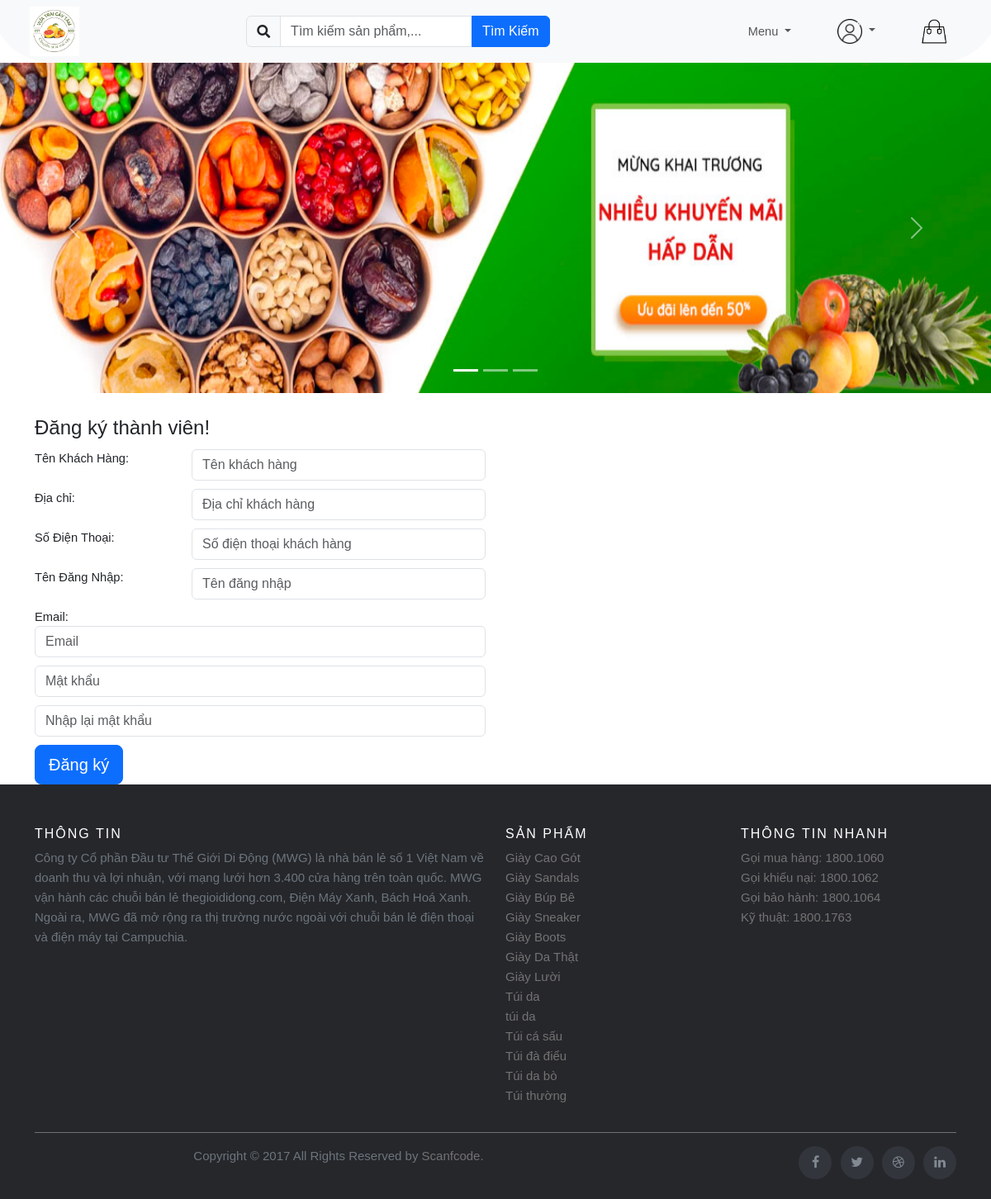
Screenshot of /index.php?action=dangky with the database file from the repository.
### tables this page shows
CREATE TABLE `loai` (
  `maloai` int(11) NOT NULL,
  `tenloai` varchar(50) NOT NULL,
  `idmenu` int(11) NOT NULL
);

### Model/connect.php (called while the page is built, shortened)
<?php
    class connect{
        var $db = null;
        function __construct() {
            $dsn = 'mysql:host=localhost;dbname=traicay';
            $user= 'root';
            $pass= '';
            try {
                $this->db = new PDO($dsn, $user, $pass,array(PDO::MYSQL_ATTR_INIT_COMMAND=>'SET NAMES utf8'));
            } catch (\Throwable $th) {
                echo "Kết nối không thành công";
                echo $th;
            }
    }
    function getList($select) {
        $result = $this->db->query($select);
        return $result;
    }
}
?>

### Model/hanghoa.php (called while the page is built, shortened)
<?php
class hanghoa
{
    function getMenu()
    {
        $db = new connect();
        $select = "SELECT maloai, tenloai FROM loai";
        $result = $db->getList($select);
        return $result;
    }
}

### View/headder.php (the view, shortened to what this page needs)
<header class="row no-gutters sticky-top">
    <nav class=" navbar navbar-expand-lg navbar-light bg-light d-flex flex-row justify-content-center ">
        <div class="collapse navbar-collapse" id="navbarSupportedContent">
            <div class="ms-lg-5 mt-3 mt-lg-0 text-center">
                <a href="./index.php">
                    <img src="./Content/imagetourdien/logo.jpg" width="60px" height="60px" alt="">
                </a>
            </div>
            <div class="d-flex flex-row mx-auto px-auto justify-content-evenly">
                <form class="d-flex" action="index.php?action=sanpham&act=timkiem" method="post">
                    <div class="input-group">
                        <span class="input-group-text"><i class="fas fa-search"></i></span>
                        <input type="text" class="form-control my-0" placeholder="Tìm kiếm sản phẩm,..." name="txtsearch">
                        <button type="submit" class="btn btn-primary">Tìm Kiếm</button>
                    </div>
                </form>
            </div>
            <div class="d-flex flex-row align-items-center me-5 text-center justify-content-evenly">
                <ul class="navbar-nav align-items-center flex-row ">
                    <li class="nav-item dropdown">
                        <a class="nav-link dropdown-toggle" href="#" role="button" data-bs-toggle="dropdown" aria-expanded="false">
                            Menu
                        </a>
                    </li>
                    <li class="nav-item dropdown">
                        <a class="nav-link dropdown-toggle" href="#" role="button" data-bs-toggle="dropdown" aria-expanded="false">
                            <img src="Content/imagetourdien/user.png" width="30px" height="30px" alt="">
                        </a>
                    </li>
                    <li class="nav-item"><a href="/index.php?action=giohang" class="nav-link"><img src="Content/imagetourdien/cartx2.png" width="30px" height="30px" alt=""></a></li>
                </ul>
            </div>
        </div>
    </nav>
</header>
<div id="carouselExampleIndicators" class="carousel slide" data-bs-ride="carousel">
    <div class="carousel-indicators">
        <button type="button" data-bs-target="#carouselExampleIndicators" data-bs-slide-to="0" class="active" aria-current="true" aria-label="Slide 1"></button>
        <button type="button" data-bs-target="#carouselExampleIndicators" data-bs-slide-to="1" aria-label="Slide 2"></button>
        <button type="button" data-bs-target="#carouselExampleIndicators" data-bs-slide-to="2" aria-label="Slide 3"></button>
    </div>
    <div class="carousel-inner">
        <div class="carousel-item active" data-bs-interval="4000">
            <img src="Content/imagetourdien/banner1.jpg" class="d-block w-100" style="height: 400px;" alt="Slide 1">
        </div>
    </div>
    <button class="carousel-control-prev" type="button" data-bs-target="#carouselExampleIndicators" data-bs-slide="prev">
        <span class="carousel-control-prev-icon" aria-hidden="true"></span>
    </button>
    <button class="carousel-control-next" type="button" data-bs-target="#carouselExampleIndicators" data-bs-slide="next">
        <span class="carousel-control-next-icon" aria-hidden="true"></span>
    </button>
</div>

### index.php (shortened to what this page needs)
<!DOCTYPE html>
<html lang="en">
<head><head>
  <link rel="stylesheet" href="node_modules/bootstrap/dist/css/bootstrap.min.css">
  <link rel="stylesheet" href="https://maxcdn.bootstrapcdn.com/bootstrap/5.3.2/css/bootstrap.min.css">
  <link rel="stylesheet" href="https://use.fontawesome.com/releases/v5.7.0/css/all.css">
  <link rel="stylesheet" href="https://cdnjs.cloudflare.com/ajax/libs/font-awesome/4.7.0/css/font-awesome.min.css">
  <link href="//maxcdn.bootstrapcdn.com/bootstrap/5.3.2/css/bootstrap.min.css" rel="stylesheet">
  <link rel="stylesheet" type="text/css" href="Content/CSS/Tour.css" />
</head>
<body>
  <?php
  include_once "View/headder.php"
  ?>
  <div class="container">
    <div class="row">
      <?php
      $ctrl = "home";
      if (isset($_GET["action"])) {
        $ctrl = $_GET["action"];
      }
      include_once "Controller/$ctrl.php";
      ?>
    </div>
  </div>
  <?php
  include_once "View/footer.php"
  ?>
</body>
</html>

### Controller/dangky.php (shortened to what this page needs)
<?php
$act = "dangky";
switch ($act) {
    case 'dangky':
        include_once "./View/registration.php";
        break;
}

### View/registration.php
<div class="container">
 <div class="row mt-4">
  <div class="col-xs-12 col-sm-12 col-md-6 well well-sm col-md-offset-4">
   <legend><a href="http://hocwebgiare.com/"><i class="glyphicon glyphicon-globe"></i></a> Đăng ký thành viên!
   </legend>
   <form action="/index.php?action=dangky&act=dangky_action" method="post" class="form" role="form">
    <div class="row">
     <div class="col-xs-4 col-md-4"> <label for="email">Tên Khách Hàng:</label>
     </div>
     <div class="col-xs-8 col-md-8"><input class="form-control" name="txttenkh" placeholder="Tên khách hàng" required="" autofocus="" type="text"> </div>
     <div class="col-xs-4 col-md-4"> <label for="email">Địa chỉ:</label>
     </div>
     <div class="col-xs-8 col-md-8"><input class="form-control" name="txtdiachi" placeholder="Địa chỉ khách hàng" required="" autofocus="" type="text"> </div>
     <div class="col-xs-4 col-md-4"> <label for="email">Số Điện Thoại:</label>
     </div>
     <div class="col-xs-8 col-md-8"><input class="form-control" name="txtsodt" placeholder="Số điện thoại khách hàng" required="" autofocus="" type="text"> </div>
     <div class="col-xs-4 col-md-4"><label for="email">Tên Đăng Nhập:</label>
     </div>
     <div class="col-xs-8 col-md-8"><input class="form-control" name="txtusername" placeholder="Tên đăng nhập" required="" type="text">
     </div>
    </div><label for="email">Email:</label> <input class="form-control" name="txtemail" placeholder="Email" type="email">
     <input class="form-control" name="txtpass" placeholder="Mật khẩu" type="password">
      <input class="form-control" name="retypepassword" placeholder="Nhập lại mật khẩu" type="password">
    <button class="btn btn-lg btn-primary btn-block" type="submit" name="submit"> Đăng ký</button>
   </form>
  </div>
 </div>
</div>

### View/footer.php
<footer class="site-footer">
        <div class="container">
            <div class="row">
                <div class="col-sm-12 col-md-6">
                    <h6>THÔNG TIN</h6>
                    <p class="text-start text-secondary ">
                        Công ty Cổ phần Đầu tư Thế Giới Di Động (MWG) là nhà bán lẻ số 1 Việt Nam về doanh thu và lợi
                        nhuận, với mạng lưới hơn 3.400 cửa hàng trên toàn quốc. MWG vận hành các chuỗi bán lẻ
                        thegioididong.com, Điện Máy Xanh, Bách Hoá Xanh. Ngoài ra, MWG đã mở rộng ra thị trường nước
                        ngoài với chuỗi bán lẻ điện thoại và điện máy tại Campuchia.
                    </p>
                </div>
                <div class="col-xs-6 col-md-3">
                    <h6>SẢN PHẨM</h6>
                    <ul class="footer-links">
                    <?php
                            $hh = new hanghoa();
                            $result = $hh->getMenu();
                            while ($set = $result->fetch()) :
                            ?>
                                <li><a class="" href="index.php?action=sanpham&act=<?php echo $set['maloai']; ?>"><?php echo $set['tenloai']; ?></a></li>
                            <?php endwhile; ?>
                    </ul>
                </div>
                <div class="col-xs-6 col-md-3">
                    <h6>THÔNG TIN NHANH</h6>
                    <ul class="footer-links">
                        <li><a href="http://scanfcode.com/about/">Gọi mua hàng: 1800.1060</a></li>
                        <li><a href="http://scanfcode.com/contact/">Gọi khiếu nại: 1800.1062</a></li>
                        <li><a href="http://scanfcode.com/contribute-at-scanfcode/">Gọi bảo hành: 1800.1064</a></li>
                        <li><a href="http://scanfcode.com/privacy-policy/">Kỹ thuật: 1800.1763</a></li>
                    </ul>
                </div>
            </div>
            <hr>
        </div>
        <div class="container">
            <div class="row">
                <div class="col-md-8 col-sm-6 col-xs-12">
                    <p class="copyright-text text-secondary ">Copyright &copy; 2017 All Rights Reserved by
                        <a href="#">Scanfcode</a>.
                    </p>
                </div>
                <div class="col-md-4 col-sm-6 col-xs-12">
                    <ul class="social-icons">
                        <li><a class="facebook" href="#"><i class="fa fa-facebook" aria-hidden="true"></i></a></li>
                        <li><a class="twitter" href="#"><i class="fa fa-twitter"></i></a></li>
                        <li><a class="dribbble" href="#"><i class="fa fa-dribbble"></i></a></li>
                        <li><a class="linkedin" href="#"><i class="fa fa-linkedin"></i></a></li>
                    </ul>
                </div>
            </div>
        </div>
    </footer>

### Content/CSS/Tour.css (style rules this page uses)
body { font-family:arial; font-size: 11pt; margin: auto; }
.navbar { width: 100%; background: white; color: black; }
.navbar-nav>li { margin-left: 30px; margin-right: 10px; }
p { text-align: center; color: black; }
a:link { text-decoration: none; }
.site-footer { background-color:#26272b; padding:45px 0 20px; font-size:15px; line-height:24px; color:#737373; }
.site-footer hr { border-top-color:#bbb; opacity:0.5 }
.site-footer h6 { color:#fff; font-size:16px; text-transform:uppercase; margin-top:5px; letter-spacing:2px }
.site-footer a { color:#737373; }
.footer-links { padding-left:0; list-style:none }
.footer-links li { display:block }
.footer-links a { color:#737373 }
.site-footer .social-icons { text-align:right }
.site-footer .social-icons a { width:40px; height:40px; line-height:40px; margin-left:6px; margin-right:0; border-radius:100%; background-color:#33353d }
.copyright-text { margin:0 }
.social-icons { padding-left:0; margin-bottom:0; list-style:none }
.social-icons li { display:inline-block; margin-bottom:4px }
.social-icons a { background-color:#eceeef; color:#818a91; font-size:16px; display:inline-block; line-height:44px; width:44px; height:44px; text-align:center; margin-right:8px; border-radius:100%; -webkit-transition:all .2s linear; -o-transition:all .2s linear; transition:all .2s linear }
.form-control { margin-bottom: 10px; }

### View/headder.php (style rules this page uses)
body { overflow-x: hidden; }
nav { border-radius: 0 0 100px 100px !important; }

### rows the page displays
loai: tenloai "Giày Cao Gót"
loai: tenloai "Giày Sandals"
loai: tenloai "Giày Búp Bê"
loai: tenloai "Giày Sneaker"
loai: tenloai "Giày Boots"
loai: tenloai "Giày Da Thật"
loai: tenloai "Giày Lười"
loai: tenloai "Túi da"
loai: tenloai "túi da"
loai: tenloai "Túi cá sấu"
loai: tenloai "Túi đà điểu"
loai: tenloai "Túi da bò"
loai: tenloai "Túi thường"
